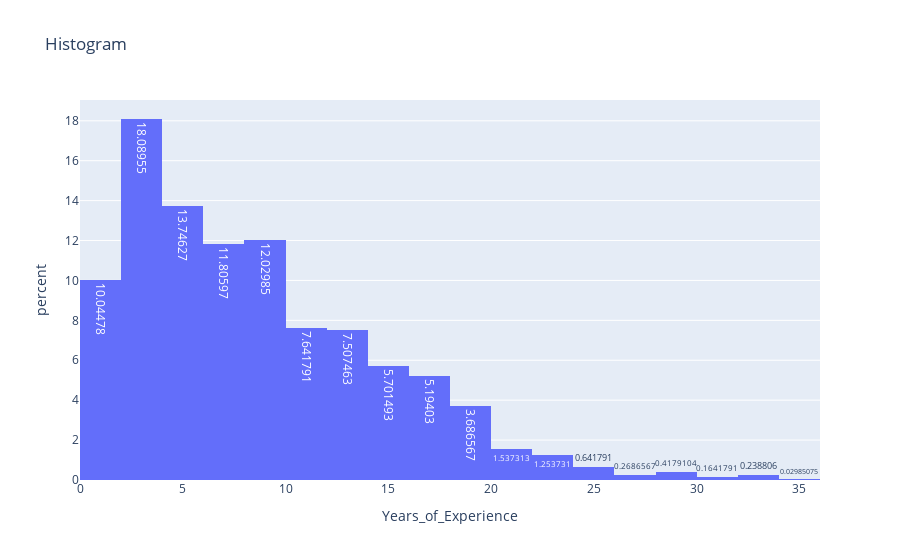

Notebook cell for this chart:
### Code cell
#Histogram
import pandas as pd
import plotly.express as px

Job_data = pd.read_csv(r"C:\Users\ASUS\Desktop\FILES\Data analysis\projects\Job db.csv")

px.histogram(
    Job_data,
    x="Years_of_Experience",
    nbins=20,
    histnorm="percent",
    text_auto=True,
    title="Histogram"
    
)

### Figure 1 — Plotly figure (JSON) as saved in the notebook; plotly's stock layout.template omitted (floating-point values rounded to 4 significant figures; data arrays with more than 128 entries replaced by an {"elided": "..."} marker saying what was removed)
{"data": [{"alignmentgroup": "True", "bingroup": "x", "histnorm": "percent", "hovertemplate": "Years_of_Experience=%{x}<br>percent=%{y}<extra></extra>", "legendgroup": "", "marker": {"color": "#636efa", "pattern": {"shape": ""}}, "name": "", "nbinsx": 20, "offsetgroup": "", "orientation": "v", "showlegend": false, "texttemplate": "%{value}", "type": "histogram", "x": {"elided": "6702 float values"}, "xaxis": "x", "yaxis": "y"}], "layout": {"barmode": "relative", "legend": {"tracegroupgap": 0}, "title": {"text": "Histogram"}, "xaxis": {"anchor": "y", "domain": [0, 1], "title": {"text": "Years_of_Experience"}}, "yaxis": {"anchor": "x", "domain": [0, 1], "title": {"text": "percent"}}}}
